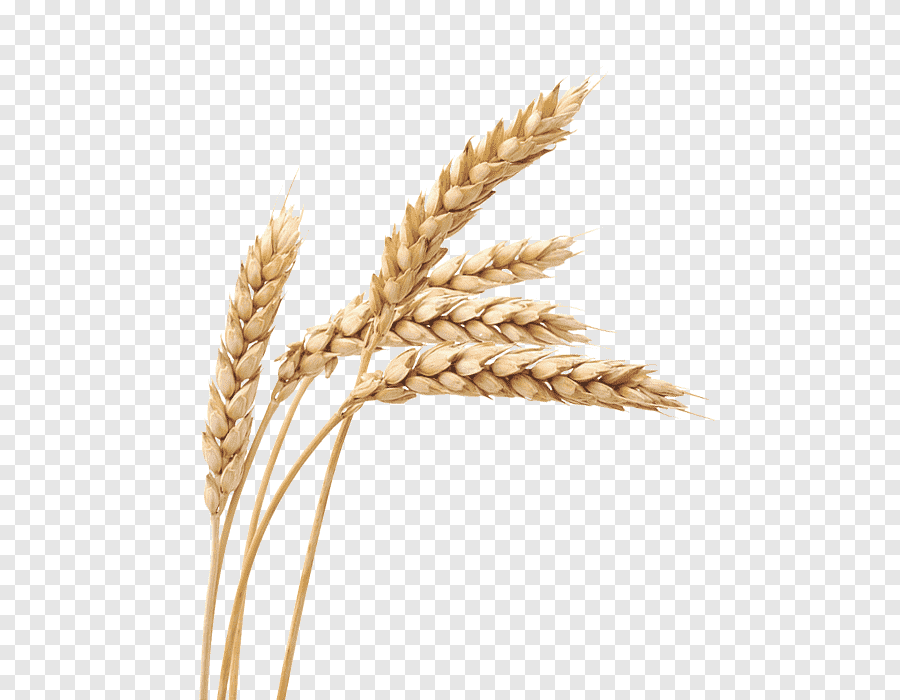
#> input picture wheat.png, 900 x 700 px
$ python test.py
#> lines starting #> are read from the running program, lines starting #| are printed output that depends on the picture; after the words box and inside, x2 and y2 are one past the last pixel; in counts of white or black regions, pixels touching at a corner belong together
import cv2
import numpy as np
import matplotlib.pyplot as plt

image = cv2.imread('wheat.png')
#> image is the input picture: shape (700, 900, 3); mean B, G, R 229.3, 234.6, 238.9
gray = cv2.cvtColor(image, cv2.COLOR_BGR2GRAY)
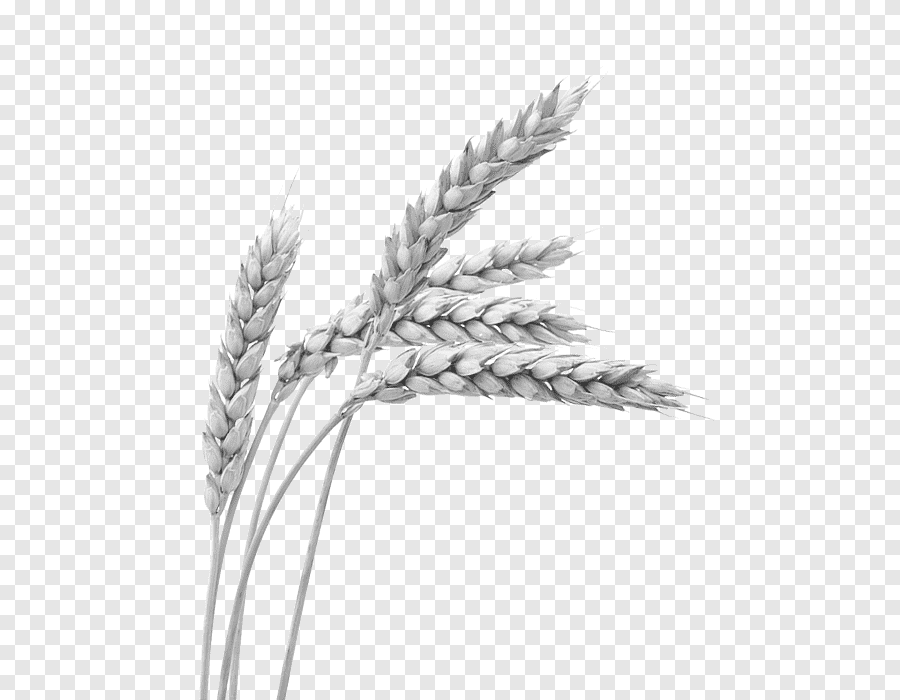
#> gray: shape (700, 900); min 56, max 255, mean 235.3
plt.imshow(gray, cmap='gray');

blur = cv2.GaussianBlur(gray, (11,11), 0)
plt.imshow(blur, cmap='gray')

canny = cv2.Canny(blur, 30, 150, 3)
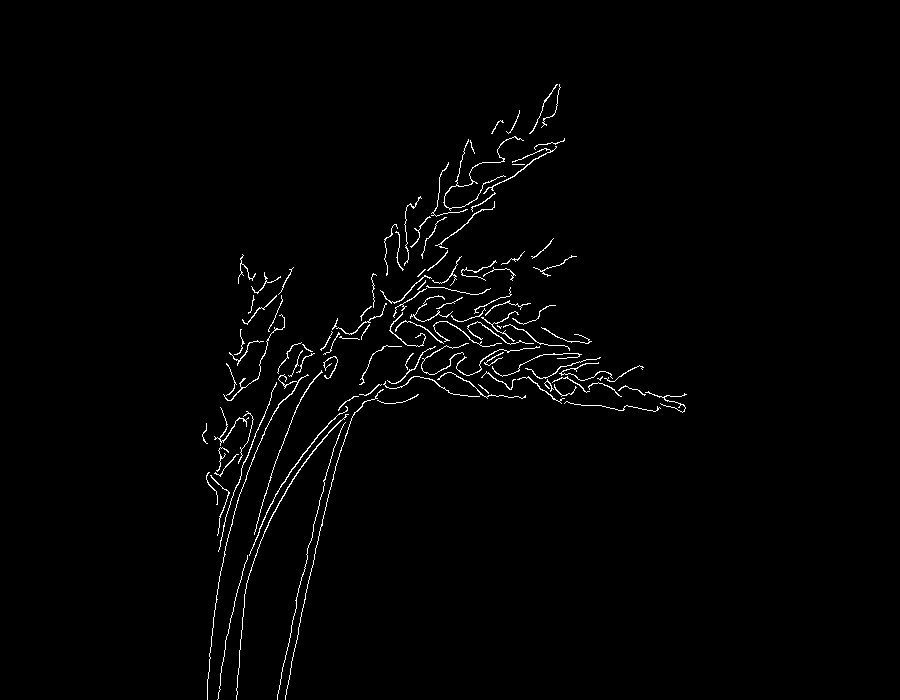
#> canny: shape (700, 900); 1.4% white in thin lines or dots, all inside (x1, y1, x2, y2) = (202, 84, 687, 700)
plt.imshow(canny, cmap='gray')

dilated = cv2.dilate(canny, (1,1), iterations = 2)
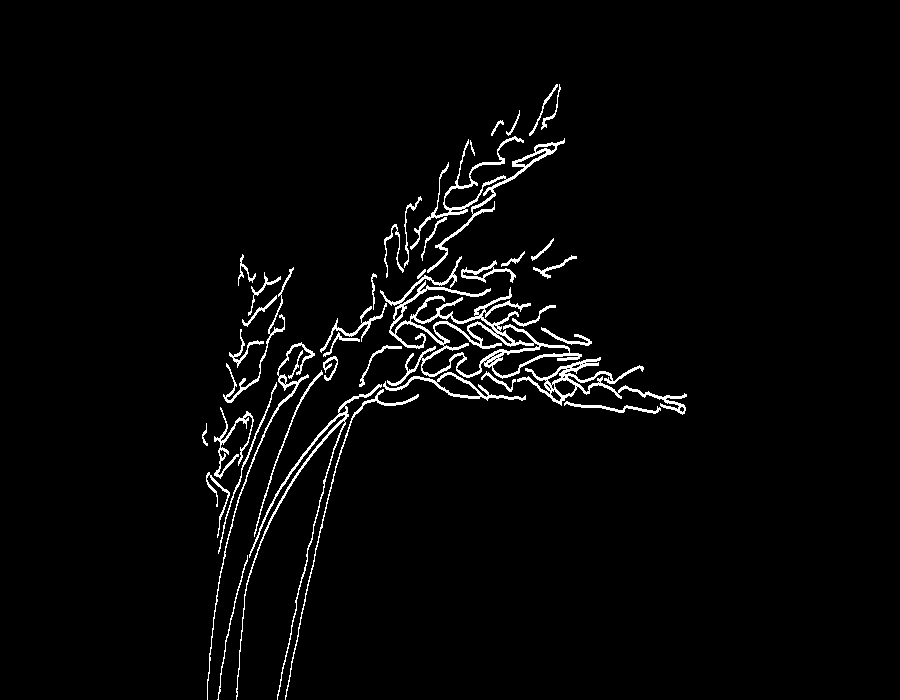
#> dilated: shape (700, 900); 2.9% white in thin lines or dots, all inside (x1, y1, x2, y2) = (202, 84, 687, 700)
plt.imshow(dilated, cmap='gray')

(cnt, heirarchy) = cv2.findContours(dilated.copy(), cv2.RETR_EXTERNAL, cv2.CHAIN_APPROX_NONE)
#> cnt = 41 contours, 1 with area under 20; largest, box (x1, y1, x2, y2) and area: (380, 256, 582, 386) 6809, (517, 357, 687, 415) 1632, (410, 136, 565, 273) 1518, (383, 372, 526, 401) 956, (236, 384, 382, 700) 882
rgb = cv2.cvtColor(image, cv2.COLOR_BGR2RGB)
cv2.drawContours(rgb, cnt, -1, (0,255,0), 2)
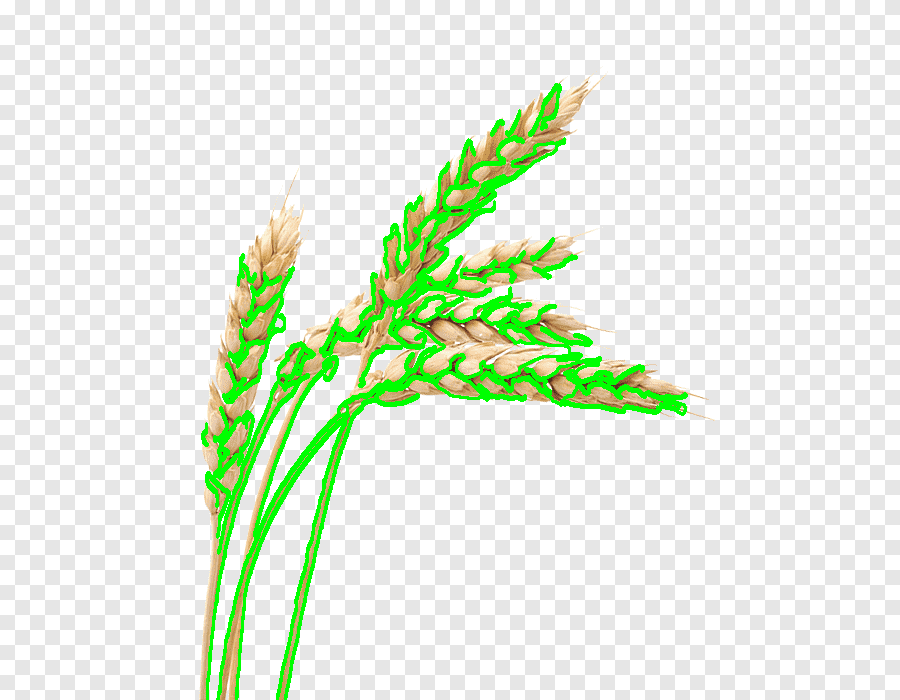
#> rgb: shape (700, 900, 3); mean R, G, B 227.8, 238.6, 221.9

plt.imshow(rgb)


print('Kernels in the image: ', len(cnt))
#| Kernels in the image:  41
plt.show()
